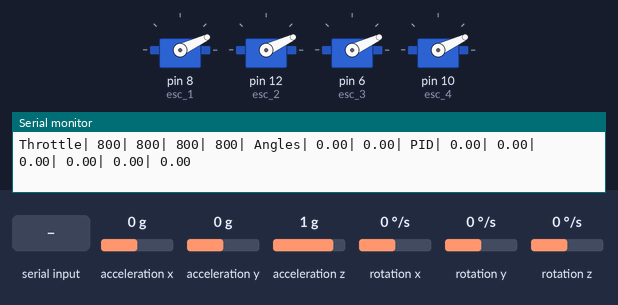
Bench run of a program on a simulated Arduino Uno, built with avr-gcc and run on an emulated ATmega328P. Shown: 4 × servo, the last lines printed to the serial monitor. The inputs (shaded band) are chosen by the test bench; at power-on: acceleration z 1 g, acceleration x 0 g, acceleration y 0 g, rotation x 0 °/s, rotation y 0 °/s, rotation z 0 °/s.

Above: at 18.0 s.
18.1 s: "t;" received over Serial
At 19.2 s:
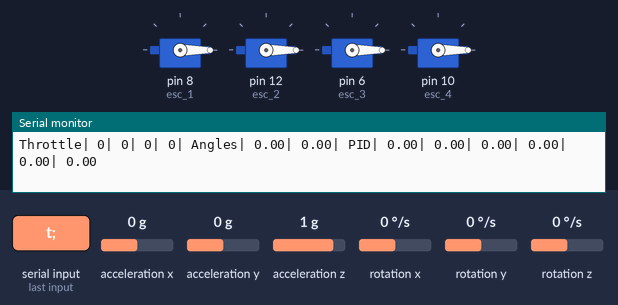
19.7 s: "t90;" received over Serial
At 20.1 s:
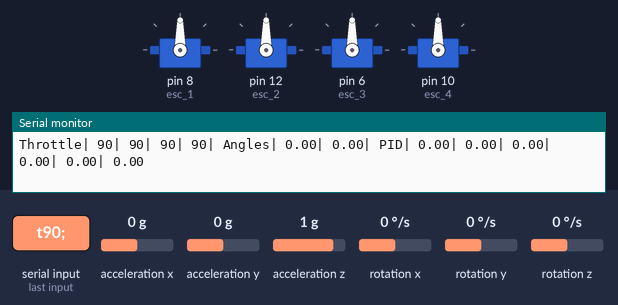
21.3 s: acceleration z set to -1.4 g
24.3 s: "kpr+;" received over Serial
At 26.5 s:
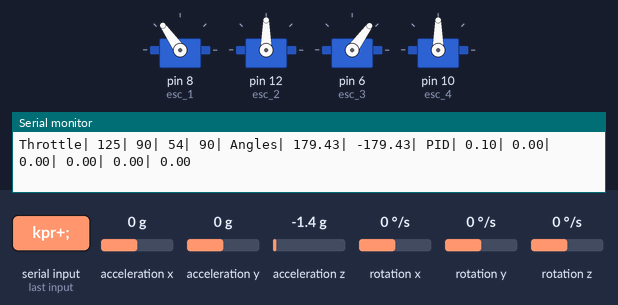
27.2 s: acceleration x set to -0.2 g
At 28.9 s:
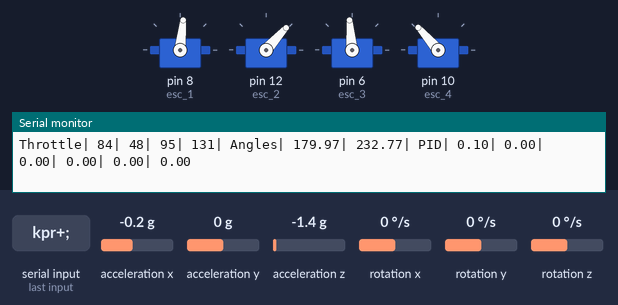
30.2 s: acceleration y set to -0.2 g
Timing chart, 0 to 34.2 s (numbered marks = the images above; inputs shaded):
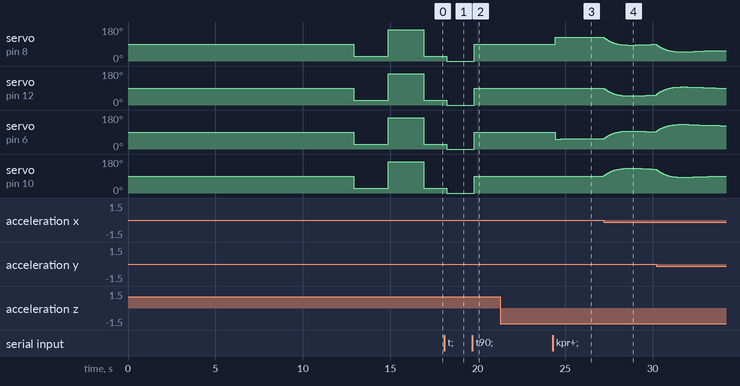

The program:

main.cpp
```cpp
#define COMPL_K 0.12
#define BUFFER_SIZE 100

#include <Arduino.h>
#include "Wire.h"
#include "Kalman.h"
#include "MPU6050.h"
#include <Servo.h>


Servo esc_1;
Servo esc_2;
Servo esc_3;
Servo esc_4;

MPU6050 mpu;
Kalman kalmanX;
Kalman kalmanY;

  int esc =0;

int16_t accX;
int16_t accY;
int16_t accZ;

int16_t gyroX;
int16_t gyroY;
int16_t gyroZ;

float accXangle; // Angle calculate using the accelerometer
float accYangle;

float gyroXangle = 0; // Angle calculate using the gyro
float gyroYangle = 0;
float kalAngleX = 0; // Calculate the angle using a Kalman filter
float kalAngleY = 0;

//Value for PiD control
float Kp_r = 0.0; //Roll control
float Kd_r = 0.0;
float Ki_r = 0.0;
float Kp_p = 0.0; //Pitch control
float Kd_p = 0.0;
float Ki_p = 0.0;
float Kp_y = 0.0; //Yaw control
float Kd_y = 0.0;
float Ki_y = 0.0;

int esc_1_mot;  //Value for first motor
int esc_2_mot;  //Value for second motor
int esc_3_mot;  //Value for third motor
int esc_4_mot;  //Value for fourth motor

float base_throttle = 800;
float pid_roll, pid_pitch, pid_yaw, error_roll, error_pitch, error_yaw, integral_roll, desired_roll, desired_pitch, desired_yaw;
float current_roll, current_pitch, current_yaw;
float  integral_yaw, integral_pitch = 0;


uint32_t timer;

void calculateAngles() {
  /* Calculate the angls based on the different sensors and algorithm */


  //Calculate acc angle without any filter
  accYangle = (atan2(accX, accZ) + PI) * RAD_TO_DEG - 180;
  accXangle = (atan2(accY, accZ) + PI) * RAD_TO_DEG - 180;
  float gyroXrate = (float)gyroX / 131.0;
  float gyroYrate = -((float)gyroY / 131.0);
  unsigned long currentTime = micros();
  float elapsedTime = (currentTime - timer) / 1000000.0;
  timer = currentTime;

  // Calculate the angle using a Kalman filter
  kalAngleX = kalmanX.getAngle(accXangle, gyroXrate, elapsedTime);
  kalAngleY = kalmanY.getAngle(accYangle, gyroYrate, elapsedTime);

}

void calibration() {
  long offsetes[6];
  long offsetesOld[6];
  int16_t mpuGet[6];
  // use standard accuracy
  mpu.setFullScaleAccelRange(MPU6050_ACCEL_FS_2);
  mpu.setFullScaleGyroRange(MPU6050_GYRO_FS_250);
  // reset offsetes
  mpu.setXAccelOffset(0);
  mpu.setYAccelOffset(0);
  mpu.setZAccelOffset(0);
  mpu.setXGyroOffset(0);
  mpu.setYGyroOffset(0);
  mpu.setZGyroOffset(0);
  delay(10);
  for (byte n = 0; n < 10; n++) {     // 10 calibration iterations
    for (byte j = 0; j < 6; j++) {    // reset the calibration array
      offsetes[j] = 0;
    }
    for (byte i = 0; i < 100 + BUFFER_SIZE; i++) {
      // make BUFFER_SIZE of measurements for averaging
      mpu.getMotion6(&mpuGet[0], &mpuGet[1], &mpuGet[2], &mpuGet[3], &mpuGet[4], &mpuGet[5]);
      // skip the first 99 measurements
      if (i >= 99) {
        for (byte j = 0; j < 6; j++) {
          offsetes[j] += (long)mpuGet[j];    // write to the calibration array
        }
      }
    }
    for (byte i = 0; i < 6; i++) {
      offsetes[i] = offsetesOld[i] - ((long)offsetes[i] / BUFFER_SIZE); // take into account previous calibration
      if (i == 2) offsetes[i] += 16384;                               // if Z axis, calibrate to 16384
      offsetesOld[i] = offsetes[i];
    }
    // new offsetes
    mpu.setXAccelOffset(offsetes[0] / 8);
    mpu.setYAccelOffset(offsetes[1] / 8);
    mpu.setZAccelOffset(offsetes[2] / 8);
    mpu.setXGyroOffset(offsetes[3] / 4);
    mpu.setYGyroOffset(offsetes[4] / 4);
    mpu.setZGyroOffset(offsetes[5] / 4);
    delay(2);

  }
}


double calc_pid(double input_angle, double set_angle, double  Kp, double  Ki, double  Kd, double  dt) {
  double err = set_angle - input_angle;
  double integral_ = 0.0;
  double prev_err = 0.0;
  integral_ += err * dt;
  double D = (err - prev_err) / dt;
  prev_err = err;
  return (err * Kp + integral_ * Ki + D * Kd);
}


void calculatePID() {

  float previous_error_roll = 0;
  float  previous_error_pitch = 0;
  float previous_error_yaw = 0;

  error_roll = desired_roll - current_roll;
  error_pitch = desired_pitch - current_pitch;
  error_yaw = desired_yaw - current_yaw;


  integral_roll += error_roll;
  pid_roll = Kp_r * error_roll + Ki_r * integral_roll + Kd_r * (error_roll - previous_error_roll);
  previous_error_roll = error_roll;


  integral_pitch += error_pitch;
  pid_pitch = Kp_p * error_pitch + Ki_p * integral_pitch + Kd_p * (error_pitch - previous_error_pitch);
  previous_error_pitch = error_pitch;


  integral_yaw += error_yaw;
  pid_yaw = Kp_y * error_yaw + Ki_y * integral_yaw + Kd_y * (error_yaw - previous_error_yaw);
  previous_error_yaw = error_yaw;
}


void setup() {

  Serial.begin(115200);

  esc_1.attach(8);
  esc_2.attach(12);
  esc_3.attach(6);
  esc_4.attach(10);
  Serial.println("setup");
  mpu.initialize();

  mpu.setXAccelOffset(0);
  mpu.setYAccelOffset(0);
  mpu.setZAccelOffset(0);
  mpu.setXGyroOffset(0);
  mpu.setYGyroOffset(0);
  mpu.setZGyroOffset(0);

  delay(1000);

  mpu.getMotion6(&accX, &accY, &accZ, &gyroX, &gyroY, &gyroZ);
  calibration();

  delay(4000);
  Serial.println("Calibreated");
  kalmanX.setAngle(0); // Set starting angle
  kalmanY.setAngle(0);
  timer = micros();
  Serial.print(kalAngleX);
  Serial.print(", ");
  Serial.print(-kalAngleY);
  Serial.println();

  Serial.println("setup");

  esc_1.writeMicroseconds (800);
  esc_2.writeMicroseconds (800);
  esc_3.writeMicroseconds (800);
  esc_4.writeMicroseconds (800);
  delay(2000);
  esc_1.writeMicroseconds (2250);
  esc_2.writeMicroseconds (2250);
  esc_3.writeMicroseconds (2250);
  esc_4.writeMicroseconds (2250);
  delay(2000);
}

void loop() {
  mpu.getMotion6(&accX, &accY, &accZ, &gyroX, &gyroY, &gyroZ);
  calculateAngles();
//Serial.println("loop1");
  if (Serial.available()) {
                                                  // Trottle: t1000;
    String command = Serial.readStringUntil(';'); // C: kpr kpp kir kip kdr kdp
    if(command[0] == 't') {                       // I/D:  +/- (0.1)
    base_throttle = command.substring(1).toFloat(); // S: ";"
    Serial.println(base_throttle);                  // Example: kpr+;
    delay(100);
    }

    else if(command == "kpr+") {
    Kp_r += 0.1;
    Serial.println(Kp_r);
    delay(100);
    }

    else if(command == "kir+") {
    Ki_r += 0.1;
    Serial.println(Ki_r);
    delay(100);
    }

    else if(command == "kdr+") {
    Kd_r += 0.1;
    Serial.println(Kd_r);
    delay(100);
    }

    else if(command == "kpr-") {
    Kp_r -= 0.1;
    Serial.println(Kp_r);
    delay(100);
    }

    else if(command == "kir-") {
    Ki_r -= 0.1;
    Serial.println(Ki_r);
    delay(100);
    }

    else if(command == "kdr-") {
    Kd_r -= 0.1;
    Serial.println(Kd_r);
    delay(100);
    }

    else if(command == "kpp+") {
    Kp_p += 0.1;
    Serial.println(Kp_p);
    delay(100);
    }

    else if(command == "kip+") {
    Ki_p += 0.1;
    Serial.println(Ki_p);
    delay(100);
    }

    else if(command == "kdp+") {
    Kd_p += 0.1;
    Serial.println(Kd_p);
    delay(100);
    }

    else if(command == "kpp-") {
    Kp_p -= 0.1;
    Serial.println(Kp_p);
    delay(100);
    }

    else if(command == "kip-") {
    Ki_p -= 0.1;
    Serial.println(Ki_p);
    delay(100);
    }

    else if(command == "kdp-") {
    Kd_p -= 0.1;
    Serial.println(Kd_p);
    delay(100);
    }
    else if(command == "esc2") {
    esc +=10;
    Serial.println(esc);
    delay(100);
    }
    else if(command == "esc2-") {
    esc -=5;
    Serial.println(esc);
    delay(100);
    }
  }


  desired_roll = 0;
  desired_pitch = 0;
  current_pitch = kalAngleX;
  current_roll = -kalAngleY;

  double pid_roll_1 = calc_pid(current_roll, desired_roll, Kp_r, Ki_r, Kd_r, 20);
  double pid_pitch_1 = calc_pid(current_pitch, desired_pitch, Kp_r, Ki_r, Kd_r, 20);
  esc_1_mot = base_throttle - pid_pitch_1 + pid_roll_1;
  esc_2_mot = base_throttle + pid_pitch_1 + pid_roll_1+esc;
  esc_3_mot = base_throttle + pid_pitch_1 - pid_roll_1 ;
  esc_4_mot = base_throttle - pid_pitch_1 - pid_roll_1;

  /*
    Serial.print(current_pitch);  Serial.print(" ");
    Serial.print(current_roll);   Serial.print(" ");
    Serial.print(desired_roll);   Serial.print(" ");
    Serial.print(desired_pitch);   Serial.println();

  */


  Serial.print("Throttle");
  Serial.print("| ");
  Serial.print(esc_1_mot);
  Serial.print("| ");
  Serial.print(esc_2_mot);
  Serial.print("| ");
  Serial.print(esc_3_mot);
  Serial.print("| ");
  Serial.print(esc_4_mot);
  Serial.print("| ");
  Serial.print("Angles");
  Serial.print("| ");
  Serial.print(kalAngleX);
  Serial.print("| ");
  Serial.print(-kalAngleY);
  Serial.print("| ");
  Serial.print("PID");
  Serial.print("| ");
  Serial.print(Kp_r);
  Serial.print("| ");
  Serial.print(Kp_p);
  Serial.print("| ");
  Serial.print(Ki_r);
  Serial.print("| ");
  Serial.print(Ki_p);
  Serial.print("| ");
  Serial.print(Kd_r);
  Serial.print("| ");
  Serial.print(Kd_p);
  Serial.println();


  esc_1.write(esc_1_mot);
  esc_2.write(esc_2_mot);
  esc_3.write(esc_3_mot);
  esc_4.write(esc_4_mot);

  delay(20); // The accelerometer's maximum samples rate is 1kHz
}
```

Kalman.h
```cpp
// (licence header left out)
#ifndef _Kalman_h
#define _Kalman_h
class Kalman {
public:
    Kalman() {
        /* We will set the varibles like so, these can also be tuned by the user */
        Q_angle = 0.001;
        Q_bias = 0.003;
        R_measure = 0.03;

        bias = 0; // Reset bias
        P[0][0] = 0; // Since we assume tha the bias is 0 and we know the starting angle (use setAngle), the error covariance matrix is set like so - see: http://en.wikipedia.org/wiki/Kalman_filter#Example_application.2C_technical
        P[0][1] = 0;
        P[1][0] = 0;
        P[1][1] = 0;
    };
    // The angle should be in degrees and the rate should be in degrees per second and the delta time in seconds
    double getAngle(double newAngle, double newRate, double dt) {
        // KasBot V2  -  Kalman filter module - http://www.x-firm.com/?page_id=145
        // Modified by Kristian Lauszus
        // See my blog post for more information: http://blog.tkjelectronics.dk/2012/09/a-practical-approach-to-kalman-filter-and-how-to-implement-it

        // Discrete Kalman filter time update equations - Time Update ("Predict")
        // Update xhat - Project the state ahead
        /* Step 1 */
        rate = newRate - bias;
        angle += dt * rate;

        // Update estimation error covariance - Project the error covariance ahead
        /* Step 2 */
        P[0][0] += dt * (dt*P[1][1] - P[0][1] - P[1][0] + Q_angle);
        P[0][1] -= dt * P[1][1];
        P[1][0] -= dt * P[1][1];
        P[1][1] += Q_bias * dt;

        // Discrete Kalman filter measurement update equations - Measurement Update ("Correct")
        // Calculate Kalman gain - Compute the Kalman gain
        /* Step 4 */
        S = P[0][0] + R_measure;
        /* Step 5 */
        K[0] = P[0][0] / S;
        K[1] = P[1][0] / S;

        // Calculate angle and bias - Update estimate with measurement zk (newAngle)
        /* Step 3 */
        y = newAngle - angle;
        /* Step 6 */
        angle += K[0] * y;
        bias += K[1] * y;

        // Calculate estimation error covariance - Update the error covariance
        /* Step 7 */
        P[0][0] -= K[0] * P[0][0];
        P[0][1] -= K[0] * P[0][1];
        P[1][0] -= K[1] * P[0][0];
        P[1][1] -= K[1] * P[0][1];

        return angle;
    };
    void setAngle(double newAngle) { angle = newAngle; }; // Used to set angle, this should be set as the starting angle
    double getRate() { return rate; }; // Return the unbiased rate

    /* These are used to tune the Kalman filter */
    void setQangle(double newQ_angle) { Q_angle = newQ_angle; };
    void setQbias(double newQ_bias) { Q_bias = newQ_bias; };
    void setRmeasure(double newR_measure) { R_measure = newR_measure; };

private:
    /* Kalman filter variables */
    double Q_angle; // Process noise variance for the accelerometer
    double Q_bias; // Process noise variance for the gyro bias
    double R_measure; // Measurement noise variance - this is actually the variance of the measurement noise

    double angle; // The angle calculated by the Kalman filter - part of the 2x1 state matrix
    double bias; // The gyro bias calculated by the Kalman filter - part of the 2x1 state matrix
    double rate; // Unbiased rate calculated from the rate and the calculated bias - you have to call getAngle to update the rate

    double P[2][2]; // Error covariance matrix - This is a 2x2 matrix
    double K[2]; // Kalman gain - This is a 2x1 matrix
    double y; // Angle difference - 1x1 matrix
    double S; // Estimate error - 1x1 matrix
};
#endif
```

Measured:
- the behaviour switches between 0 and -0.1 g on acceleration x (found by bisection; images 3 and 4)
- after the input at 18.1 s, servo on pin 8 (esc_1), servo on pin 12 (esc_2), servo on pin 6 (esc_3), servo on pin 10 (esc_4): 25° → 0° after 0.12 s
- after the input at 19.7 s, servo on pin 8 (esc_1), servo on pin 12 (esc_2), servo on pin 6 (esc_3), servo on pin 10 (esc_4): 0° → 90° after 0.11 s
- after the input at 24.3 s, servo on pin 8 (esc_1): 90° → 127° after 0.13 s, → 126° 0.36 s later, → 125° 0.98 s later; servo on pin 6 (esc_3): 90° → 52° after 0.13 s, → 53° 0.36 s later, → 54° 0.98 s later
- after the input at 27.2 s, servo on pin 10 (esc_4): rises from 90° to 131° in 1.3 s, then falls to 127° in 1.4 s
